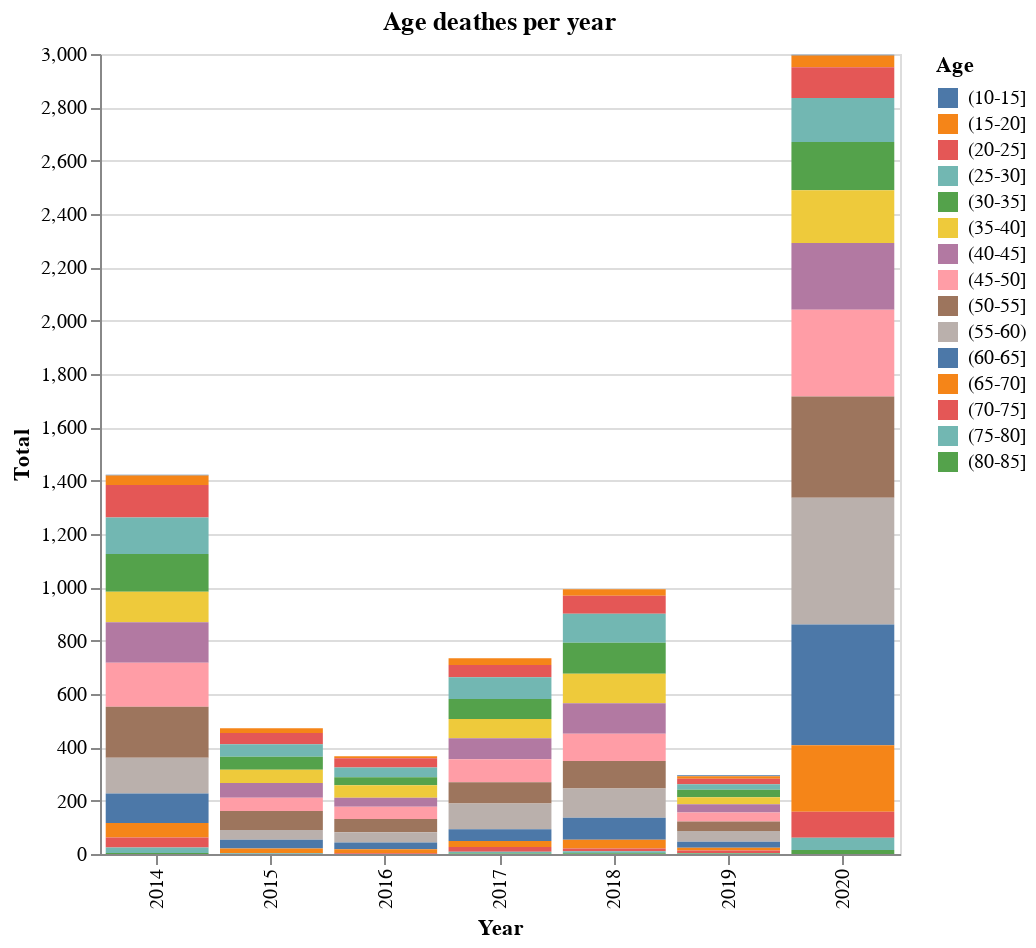

This figure's notebook cell:
### Code cell
chart3 = alt.Chart(df2_m,title='Age deathes per year').mark_bar().encode(
    x = alt.X('Year:N'),
    y = alt.Y('Total:Q'),
    color = alt.Color('Age:N'),
    tooltip = alt.Tooltip('Total')
).properties(
    width=400,
    height=400)
chart3

### Figure 1 — Vega-Lite specification as saved in the notebook (floating-point values rounded to 4 significant figures)
{"config": {"view": {"continuousWidth": 400, "continuousHeight": 300}}, "data": {"name": "data-4f76e48426554cb7240f0756b303e2a7"}, "mark": "bar", "encoding": {"color": {"type": "nominal", "field": "Age"}, "tooltip": {"type": "quantitative", "field": "Total"}, "x": {"type": "nominal", "field": "Year"}, "y": {"type": "quantitative", "field": "Total"}}, "height": 400, "title": "Age deathes per year", "width": 400, "$schema": "https://vega.github.io/schema/vega-lite/v4.8.1.json", "datasets": {"data-4f76e48426554cb7240f0756b303e2a7": [{"Year": 2014, "Age": "(10-15]", "Total": 3}, {"Year": 2015, "Age": "(10-15]", "Total": 0}, {"Year": 2016, "Age": "(10-15]", "Total": 0}, {"Year": 2017, "Age": "(10-15]", "Total": 0}, {"Year": 2018, "Age": "(10-15]", "Total": 0}, {"Year": 2019, "Age": "(10-15]", "Total": 3}, {"Year": 2020, "Age": "(10-15]", "Total": 3}, {"Year": 2014, "Age": "(15-20]", "Total": 35}, {"Year": 2015, "Age": "(15-20]", "Total": 18}, {"Year": 2016, "Age": "(15-20]", "Total": 8}, {"Year": 2017, "Age": "(15-20]", "Total": 25}, {"Year": 2018, "Age": "(15-20]", "Total": 25}, {"Year": 2019, "Age": "(15-20]", "Total": 10}, {"Year": 2020, "Age": "(15-20]", "Total": 44}, {"Year": 2014, "Age": "(20-25]", "Total": 122}, {"Year": 2015, "Age": "(20-25]", "Total": 42}, {"Year": 2016, "Age": "(20-25]", "Total": 35}, {"Year": 2017, "Age": "(20-25]", "Total": 46}, {"Year": 2018, "Age": "(20-25]", "Total": 67}, {"Year": 2019, "Age": "(20-25]", "Total": 20}, {"Year": 2020, "Age": "(20-25]", "Total": 115}, {"Year": 2014, "Age": "(25-30]", "Total": 137}, {"Year": 2015, "Age": "(25-30]", "Total": 47}, {"Year": 2016, "Age": "(25-30]", "Total": 36}, {"Year": 2017, "Age": "(25-30]", "Total": 82}, {"Year": 2018, "Age": "(25-30]", "Total": 109}, {"Year": 2019, "Age": "(25-30]", "Total": 21}, {"Year": 2020, "Age": "(25-30]", "Total": 165}, {"Year": 2014, "Age": "(30-35]", "Total": 142}, {"Year": 2015, "Age": "(30-35]", "Total": 49}, {"Year": 2016, "Age": "(30-35]", "Total": 30}, {"Year": 2017, "Age": "(30-35]", "Total": 75}, {"Year": 2018, "Age": "(30-35]", "Total": 116}, {"Year": 2019, "Age": "(30-35]", "Total": 28}, {"Year": 2020, "Age": "(30-35]", "Total": 181}, {"Year": 2014, "Age": "(35-40]", "Total": 114}, {"Year": 2015, "Age": "(35-40]", "Total": 50}, {"Year": 2016, "Age": "(35-40]", "Total": 47}, {"Year": 2017, "Age": "(35-40]", "Total": 72}, {"Year": 2018, "Age": "(35-40]", "Total": 111}, {"Year": 2019, "Age": "(35-40]", "Total": 26}, {"Year": 2020, "Age": "(35-40]", "Total": 198}, {"Year": 2014, "Age": "(40-45]", "Total": 152}, {"Year": 2015, "Age": "(40-45]", "Total": 55}, {"Year": 2016, "Age": "(40-45]", "Total": 34}, {"Year": 2017, "Age": "(40-45]", "Total": 79}, {"Year": 2018, "Age": "(40-45]", "Total": 114}, {"Year": 2019, "Age": "(40-45]", "Total": 31}, {"Year": 2020, "Age": "(40-45]", "Total": 250}, {"Year": 2014, "Age": "(45-50]", "Total": 165}, {"Year": 2015, "Age": "(45-50]", "Total": 50}, {"Year": 2016, "Age": "(45-50]", "Total": 46}, {"Year": 2017, "Age": "(45-50]", "Total": 86}, {"Year": 2018, "Age": "(45-50]", "Total": 102}, {"Year": 2019, "Age": "(45-50]", "Total": 34}, {"Year": 2020, "Age": "(45-50]", "Total": 325}, {"Year": 2014, "Age": "(50-55]", "Total": 191}, {"Year": 2015, "Age": "(50-55]", "Total": 71}, {"Year": 2016, "Age": "(50-55]", "Total": 49}, {"Year": 2017, "Age": "(50-55]", "Total": 80}, {"Year": 2018, "Age": "(50-55]", "Total": 103}, {"Year": 2019, "Age": "(50-55]", "Total": 36}, {"Year": 2020, "Age": "(50-55]", "Total": 380}, {"Year": 2014, "Age": "(55-60)", "Total": 134}, {"Year": 2015, "Age": "(55-60)", "Total": 37}, {"Year": 2016, "Age": "(55-60)", "Total": 39}, {"Year": 2017, "Age": "(55-60)", "Total": 96}, {"Year": 2018, "Age": "(55-60)", "Total": 110}, {"Year": 2019, "Age": "(55-60)", "Total": 40}, {"Year": 2020, "Age": "(55-60)", "Total": 475}, {"Year": 2014, "Age": "(60-65]", "Total": 111}, {"Year": 2015, "Age": "(60-65]", "Total": 32}, {"Year": 2016, "Age": "(60-65]", "Total": 25}, {"Year": 2017, "Age": "(60-65]", "Total": 44}, {"Year": 2018, "Age": "(60-65]", "Total": 83}, {"Year": 2019, "Age": "(60-65]", "Total": 23}, {"Year": 2020, "Age": "(60-65]", "Total": 453}, {"Year": 2014, "Age": "(65-70]", "Total": 54}, {"Year": 2015, "Age": "(65-70]", "Total": 17}, {"Year": 2016, "Age": "(65-70]", "Total": 15}, {"Year": 2017, "Age": "(65-70]", "Total": 23}, {"Year": 2018, "Age": "(65-70]", "Total": 32}, {"Year": 2019, "Age": "(65-70]", "Total": 10}, {"Year": 2020, "Age": "(65-70]", "Total": 250}, {"Year": 2014, "Age": "(70-75]", "Total": 38}, {"Year": 2015, "Age": "(70-75]", "Total": 1}, {"Year": 2016, "Age": "(70-75]", "Total": 3}, {"Year": 2017, "Age": "(70-75]", "Total": 18}, {"Year": 2018, "Age": "(70-75]", "Total": 11}, {"Year": 2019, "Age": "(70-75]", "Total": 9}, {"Year": 2020, "Age": "(70-75]", "Total": 97}, {"Year": 2014, "Age": "(75-80]", "Total": 20}, {"Year": 2015, "Age": "(75-80]", "Total": 3}, {"Year": 2016, "Age": "(75-80]", "Total": 0}, {"Year": 2017, "Age": "(75-80]", "Total": 6}, {"Year": 2018, "Age": "(75-80]", "Total": 7}, {"Year": 2019, "Age": "(75-80]", "Total": 2}, {"Year": 2020, "Age": "(75-80]", "Total": 46}, {"Year": 2014, "Age": "(80-85]", "Total": 4}, {"Year": 2015, "Age": "(80-85]", "Total": 0}, {"Year": 2016, "Age": "(80-85]", "Total": 0}, {"Year": 2017, "Age": "(80-85]", "Total": 2}, {"Year": 2018, "Age": "(80-85]", "Total": 3}, {"Year": 2019, "Age": "(80-85]", "Total": 2}, {"Year": 2020, "Age": "(80-85]", "Total": 15}]}}
